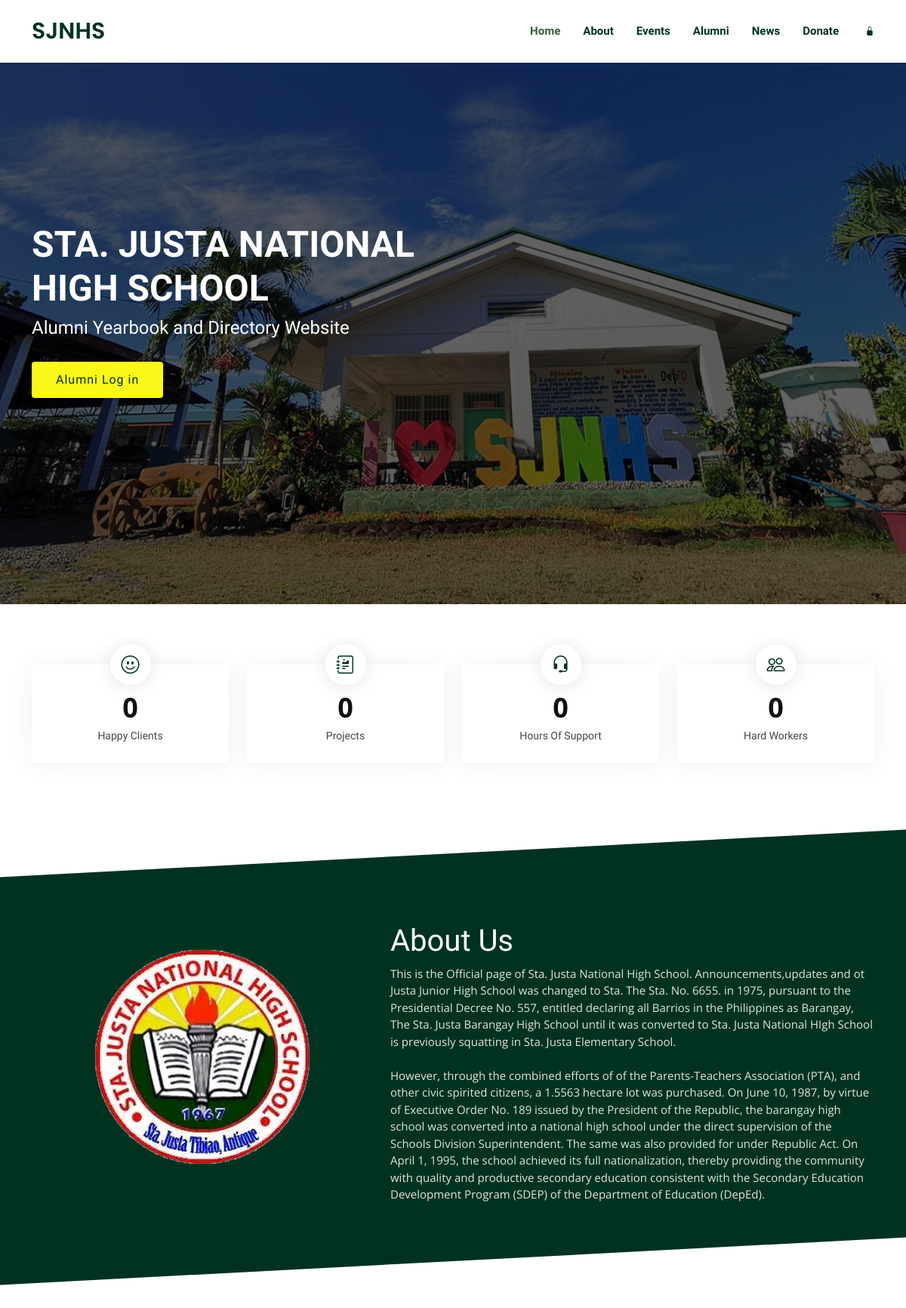
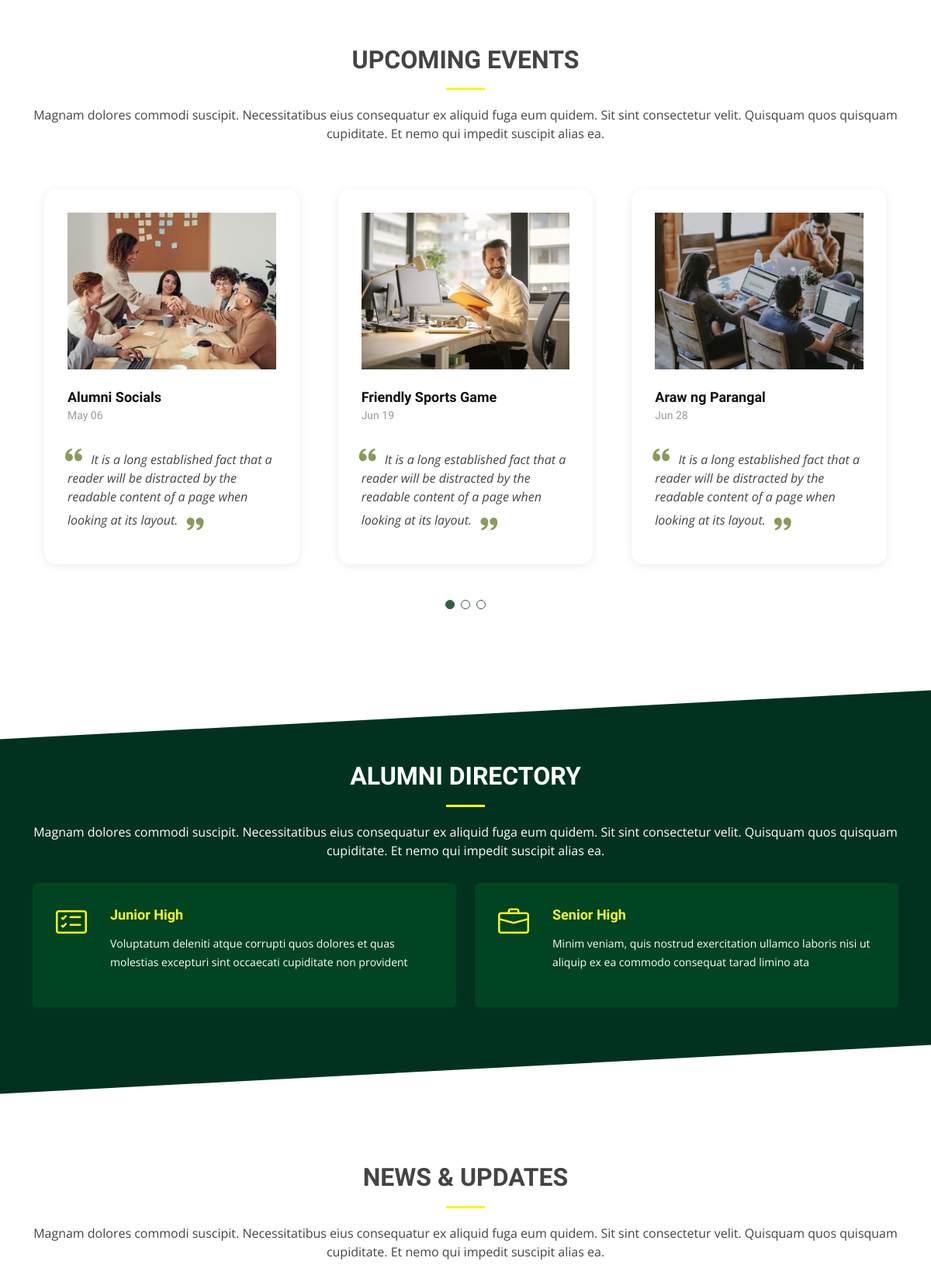
The page / (upper part) on the database its author committed (2 pictures, top to bottom).
### tables this page shows
CREATE TABLE `events` (
  `id` int(11) UNSIGNED NOT NULL,
  `eventsCode` varchar(255) NOT NULL,
  `eventName` varchar(255) NOT NULL,
  `eventDate` date NOT NULL,
  `eventStatus` int(11) NOT NULL,
  `eventLocation` varchar(255) NOT NULL,
  `eventDescription` text NOT NULL,
  `eventPicture` varchar(255) NOT NULL,
  `eventScope` varchar(255) NOT NULL,
  `date_created` date NOT NULL DEFAULT current_timestamp()
);

### index.php (the view, shortened to what this page needs)
<?php
include 'includes/conn.php';
?>
<!DOCTYPE html>
<html lang="en">
<head>
    <link href="assets/vendor/aos/aos.css" rel="stylesheet">
    <link href="assets/vendor/bootstrap/css/bootstrap.min.css" rel="stylesheet">
    <link href="assets/vendor/bootstrap-icons/bootstrap-icons.css" rel="stylesheet">
    <link href="assets/vendor/boxicons/css/boxicons.min.css" rel="stylesheet">
    <link href="assets/vendor/glightbox/css/glightbox.min.css" rel="stylesheet">
    <link href="assets/vendor/remixicon/remixicon.css" rel="stylesheet">
    <link href="assets/vendor/swiper/swiper-bundle.min.css" rel="stylesheet">
    <link href="assets/vendor/remixicon/remixicon.css" rel="stylesheet">
    <link href="assets/css/style.css" rel="stylesheet">
</head>
<body>
    <header id="header" class="fixed-top d-flex align-items-center">
        <div class="container d-flex align-items-center">
            <h1 class="logo me-auto"><a href="index.php">SJNHS</a></h1>
            <nav id="navbar" class="navbar order-last order-lg-0">
                <ul>
                    <li><a class="nav-link scrollto active" href="#hero">Home</a></li>
                    <li><a class="nav-link scrollto" href="#about">About</a></li>
                    <li><a class="nav-link scrollto" href="#events">Events</a></li>
                    <li><a class="nav-link scrollto " href="#alumni">Alumni</a></li>
                    <li><a class="nav-link scrollto" href="#news">News</a></li>
                    <li><a class="nav-link scrollto" href="#donation">Donate</a></li>
                    <li><a class="nav-link scrollto" href="#" data-bs-toggle="modal" data-bs-target="#adminlogin"><i
                                class="bi bi-lock-fill"></i></a></li>
                </ul>
            </nav>
        </div>
    </header>
    <section id="hero" class="d-flex align-items-center">
        <div class="container" data-aos="zoom-out" data-aos-delay="100">
            <div class="row">
                <div class="col-xl-6">
                    <h1>STA. JUSTA NATIONAL HIGH SCHOOL</h1>
                    <h2>Alumni Yearbook and Directory Website</h2>
                    <a href="select-user.html" class="btn-get-started scrollto">Alumni Log in</a>
                </div>
            </div>
        </div>
    </section>
    <main id="main">
        <section id="counts" class="counts">
            <div class="container" data-aos="fade-up">
                <div class="row">
                    <div class="col-lg-3 col-md-6">
                        <div class="count-box">
                            <i class="bi bi-emoji-smile"></i>
                            <span data-purecounter-start="0" data-purecounter-end="232" data-purecounter-duration="1"
                                class="purecounter"></span>
                            <p>Happy Clients</p>
                        </div>
                    </div>
                    <div class="col-lg-3 col-md-6 mt-5 mt-md-0">
                        <div class="count-box">
                            <i class="bi bi-journal-richtext"></i>
                            <span data-purecounter-start="0" data-purecounter-end="521" data-purecounter-duration="1"
                                class="purecounter"></span>
                            <p>Projects</p>
                        </div>
                    </div>
                    <div class="col-lg-3 col-md-6 mt-5 mt-lg-0">
                        <div class="count-box">
                            <i class="bi bi-headset"></i>
                            <span data-purecounter-start="0" data-purecounter-end="1463" data-purecounter-duration="1"
                                class="purecounter"></span>
                            <p>Hours Of Support</p>
                        </div>
                    </div>
                    <div class="col-lg-3 col-md-6 mt-5 mt-lg-0">
                        <div class="count-box">
                            <i class="bi bi-people"></i>
                            <span data-purecounter-start="0" data-purecounter-end="15" data-purecounter-duration="1"
                                class="purecounter"></span>
                            <p>Hard Workers</p>
                        </div>
                    </div>
                </div>
            </div>
        </section>
        <section id="about" class="about section-bg">
            <div class="container" data-aos="fade-up">
                <div class="row no-gutters">
                    <div class="content col-xl-5 d-flex justify-content-center">
                        <div class="content">
                            <img src="assets/img/SJNHS-logo.png" alt="">
                        </div>
                    </div>
                    <div class="col-xl-7 d-flex align-items-stretch">
                        <div class="icon-boxes d-flex flex-column justify-content-center">
                            <div class="row">
                                <div class="col-md icon-box" data-aos="fade-up" data-aos-delay="100">
                                    <h1>About Us</h1>
                                    <p>This is the Official page of Sta. Justa National High
                                        School.
                                        Announcements,updates and ot Justa Junior High School was changed to Sta. The
                                        Sta. No. 6655.
                                        in 1975, pursuant to the Presidential Decree No. 557, entitled declaring all
                                        Barrios in the Philippines as Barangay, The Sta. Justa Barangay High School
                                        until it was converted to Sta. Justa National HIgh School is previously
                                        squatting in Sta. Justa Elementary School. <br><br>However, through the combined
                                        efforts
                                        of of the Parents-Teachers Association (PTA), and other civic spirited citizens,
                                        a 1.5563 hectare lot was purchased. On June 10, 1987, by virtue of Executive
                                        Order No. 189
                                        issued by the President of the Republic, the barangay high school was converted
                                        into a national high school under the direct supervision of the Schools Division
                                        Superintendent. The same was also provided for under Republic Act. On April 1,
                                        1995, the school achieved its full nationalization, thereby providing the
                                        community with quality and productive secondary education consistent with the
                                        Secondary Education Development Program (SDEP) of the Department of Education
                                        (DepEd).</p>
                                </div>
                            </div>
                        </div>
                    </div>
                </div>
            </div>
        </section>
        <section id="events" class="events">
            <div class="container" data-aos="fade-up">
                <div class="section-title">
                    <h2>Upcoming Events</h2>
                    <p>Magnam dolores commodi suscipit. Necessitatibus eius consequatur ex aliquid fuga eum quidem. Sit
                        sint consectetur velit. Quisquam quos quisquam cupiditate. Et nemo qui impedit suscipit alias
                        ea.</p>
                </div>
                <div class="testimonials-slider swiper" data-aos="fade-up" data-aos-delay="100">
                    <div class="swiper-wrapper">
                        <?php
                        $sql = "SELECT * FROM `events` WHERE eventDate > CURDATE() ORDER BY eventDate";
                        $result = $conn->query($sql);
                        if ($result->num_rows > 0) {
                            while ($event = $result->fetch_assoc()) {
                        ?>
                        <div class="swiper-slide">
                            <div class="testimonial-wrap">
                                <div class="event-item">
                                    <img src="<?php echo "admin/" . $event['eventPicture']; ?>" class="img-fluid"
                                        alt="">
                                    <h3><?php echo $event['eventName']; ?></h3>
                                    <h4><?php echo date('M d', strtotime($event['eventDate'])); ?></h4>
                                    <p>
                                        <i class="bx bxs-quote-alt-left quote-icon-left"></i>
                                        <?php echo $event['eventDescription']; ?>
                                        <i class="bx bxs-quote-alt-right quote-icon-right"></i>
                                    </p>
                                </div>
                            </div>
                        </div>
                        <?php
                            }
                        } else {
                            echo "No Events Posted";
                        }
                        ?>
                    </div>
                    <div class="swiper-pagination"></div>
                </div>
            </div>
        </section>
        <section id="alumni" class="alumni section-bg ">
            <div class="container" data-aos="fade-up">
                <div class="section-title">
                    <h2>Alumni Directory</h2>
                    <p>Magnam dolores commodi suscipit. Necessitatibus eius consequatur ex aliquid fuga eum quidem. Sit
                        sint consectetur velit. Quisquam quos quisquam cupiditate. Et nemo qui impedit suscipit alias
                        ea.</p>
                </div>
                <div class="row">
                    <div class="col-md-6">
                        <a href="alumni-login.php?Type=JHS">
                            <div class="icon-box">
                                <i class="bi bi-card-checklist"></i>
                                <h4>Junior High</h4>
                                <p class="text-white">Voluptatum deleniti atque
                                    corrupti quos dolores et quas
                                    molestias excepturi sint
                                    occaecati cupiditate non
                                    provident</p>
                            </div>
                        </a>
                    </div>
                    <div class="col-md-6 mt-4 mt-md-0">
                        <a href="alumni-login.php?Type=SHS">
                            <div class="icon-box">
                                <i class="bi bi-briefcase"></i>
                                <h4>Senior High</h4>
                                <p class="text-white">Minim veniam, quis nostrud
                                    exercitation ullamco laboris
                                    nisi ut aliquip ex ea commodo
                                    consequat tarad limino ata</p>
                            </div>
                        </a>
                    </div>
                </div>
            </div>
        </section>
        <section id="news" class="news">
            <div class="container" data-aos="fade-up">
                <div class="section-title">
                    <h2>News &amp; Updates</h2>
                    <p>Magnam dolores commodi suscipit. Necessitatibus eius consequatur ex aliquid fuga eum quidem. Sit
                        sint consectetur velit. Quisquam quos quisquam cupiditate. Et nemo qui impedit suscipit alias
                        ea.</p>
                </div>
            </div>
        </section>
    </main>
</body>
</html>

### rows shown on the page
events: eventPicture (picture), eventName "Alumni Socials", eventDate "May 06", eventDescription "It is a long established fact that a reader will be distracted by the readable content of a page when looking at its layout."
events: eventPicture (picture), eventName "Friendly Sports Game", eventDate "Jun 19", eventDescription "It is a long established fact that a reader will be distracted by the readable content of a page when looking at its layout."
events: eventPicture (picture), eventName "Araw ng Parangal", eventDate "Jun 28", eventDescription "It is a long established fact that a reader will be distracted by the readable content of a page when looking at its layout."
